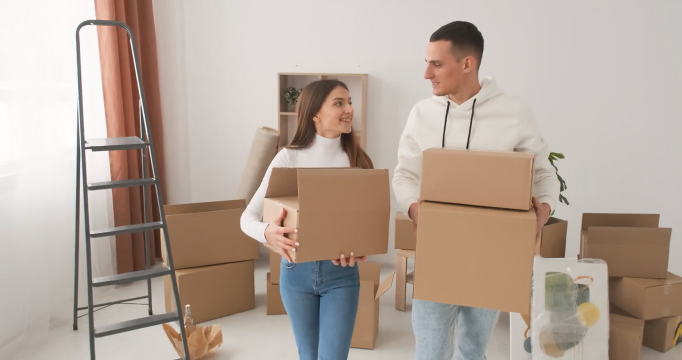
#> input picture frame 33 of dataset/moving_man.mp4, 1364 x 720 px (shown at 1/2 size)
$ python DBSCAN.py
#> lines starting #> are read from the running program, lines starting #| are printed output that depends on the picture
import cv2
import numpy as np
from sklearn.cluster import DBSCAN
from sklearn.linear_model import LinearRegression

def extract_spatio_temporal_features(frames):
    features = []
    for i in range(len(frames) - 1):
        frame1 = cv2.cvtColor(frames[i], cv2.COLOR_BGR2GRAY)
        frame2 = cv2.cvtColor(frames[i + 1], cv2.COLOR_BGR2GRAY)
        flow = cv2.calcOpticalFlowFarneback(frame1, frame2, None, 0.5, 3, 5, 3, 5, 1.2, 0)

        # Further reduce downsampling size
        flow_downsampled = cv2.resize(flow, (5, 5), interpolation=cv2.INTER_AREA)
        features.append(flow_downsampled)

    return np.array(features, dtype=np.float32)

# Load video from URL (you can replace it with your own video file)
video_path = 'moving_man.mp4'
cap = cv2.VideoCapture(video_path)

# Parameters
num_frames = 5
object_roi = None
eps = 1.5  # Epsilon for DBSCAN
min_samples = 3  # Minimum number of samples for DBSCAN
batch_size = 5

# Process video in batches
num_batches = num_frames // batch_size

# Train the linear regression model
linear_model = LinearRegression()

# Load HOG descriptor and SVM detector
hog = cv2.HOGDescriptor()
hog.setSVMDetector(cv2.HOGDescriptor_getDefaultPeopleDetector())

# Create a list to store concatenated frames for saving the final image
concatenated_frames_list = []

for batch in range(num_batches):
    frames = []
    for _ in range(batch_size):
        ret, frame = cap.read()
        if not ret:
            print("Error reading frame. Exiting...")
            break
        frames.append(cv2.resize(frame, (640, 480)))

    # Extract spatio-temporal features
    features = extract_spatio_temporal_features(frames)

    # Check if features are not empty and there are enough frames for training
    if len(frames) > 1 and features.size > 0:
        # Use DBSCAN for prediction
        dbscan = DBSCAN(eps=eps, min_samples=min_samples)
        predicted_labels = dbscan.fit_predict(features.reshape(features.shape[0], -1))

        # Train a linear regression model for further prediction
        X_train, y_train = features[:-1].reshape(-1, 5 * 5 * 2), features[1:].reshape(-1, 5 * 5 * 2)
        linear_model.fit(X_train, y_train)

    # Display the tracked object using DBSCAN and linear regression predictions
    for i in range(len(frames)):
        if i == len(frames) - 1:
            break

        # Get the label of the last frame using DBSCAN
        dbscan_label = predicted_labels[-1]

        # Convert the frame to grayscale
        gray_frame = cv2.cvtColor(frames[i], cv2.COLOR_BGR2GRAY)

        # Apply HOG detector to find people in the frame
        found, w = hog.detectMultiScale(gray_frame, winStride=(8, 8), padding=(16, 16), scale=1.05)

        # Draw rectangles around the detected objects
        for (x, y, w, h) in found:
            cv2.rectangle(frames[i], (x, y), (x + w, y + h), (0, 255, 0), 2)

        # Show side-by-side comparison of original and predicted frames
        comparison = np.concatenate((frames[i], frames[i + 1]), axis=1)
        cv2.imshow('Original vs Predicted', comparison)

        # Save the concatenated frames to the list
        concatenated_frames_list.append(comparison)

        if cv2.waitKey(30) & 0xFF == 27:  # Press 'Esc' to exit
            break

    # Release memory for the current batch
    del features
#> this loop made 1 pass
#> predicted_labels on pass 1: [-1, -1, -1, -1]
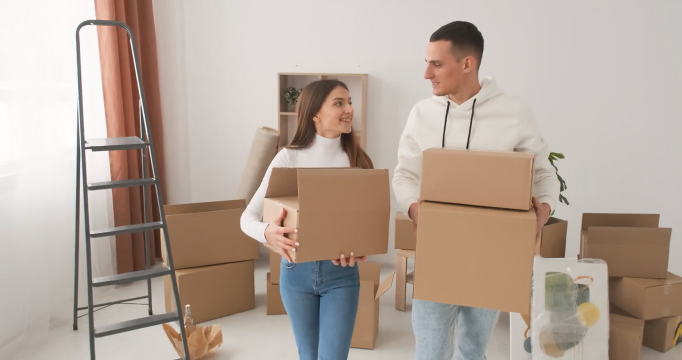
#> input picture frame 33 of dataset/moving_man.mp4, 1364 x 720 px (shown at 1/2 size)
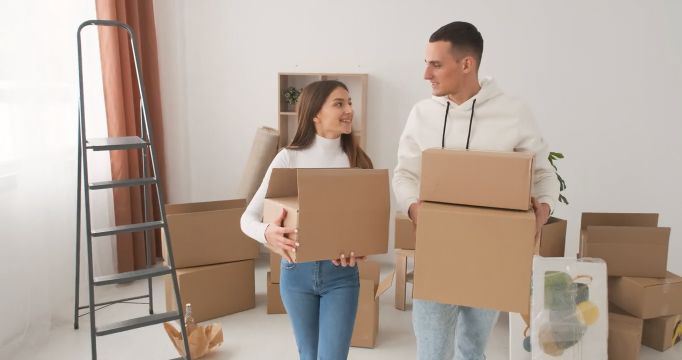
#> input picture frame 34 of dataset/moving_man.mp4, 1364 x 720 px (shown at 1/2 size)
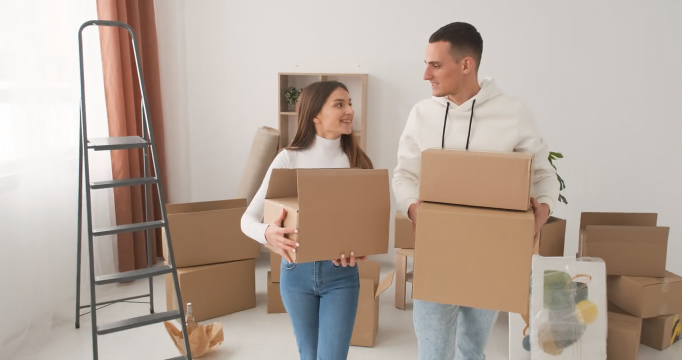
#> input picture frame 35 of dataset/moving_man.mp4, 1364 x 720 px (shown at 1/2 size)
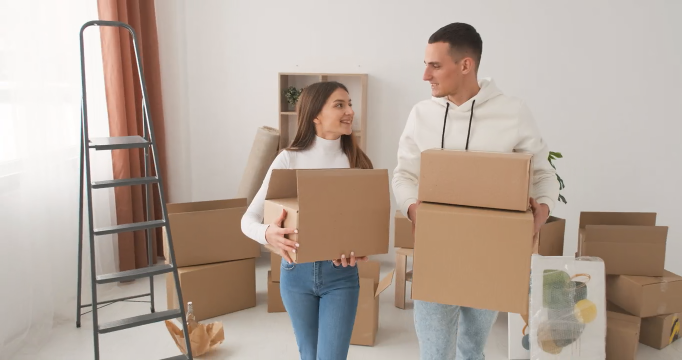
#> input picture frame 36 of dataset/moving_man.mp4, 1364 x 720 px (shown at 1/2 size)
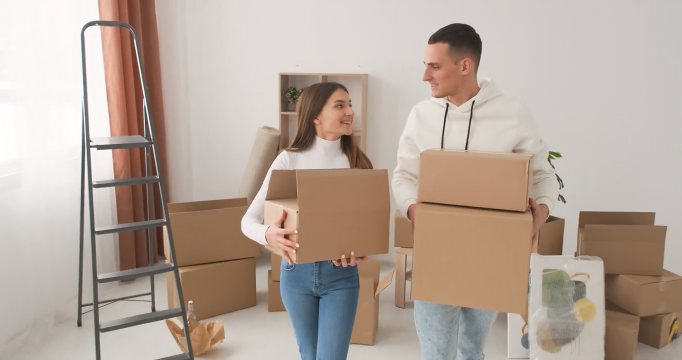
#> input picture frame 37 of dataset/moving_man.mp4, 1364 x 720 px (shown at 1/2 size)
#> pass 1, `cv2.imshow('Original vs Predicted', comparison)`:
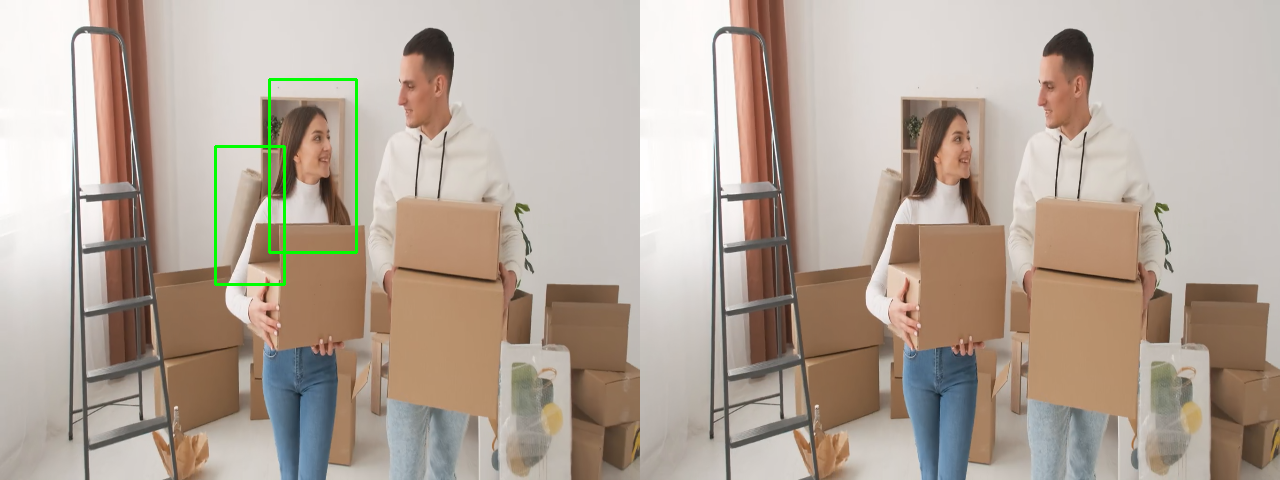
#> window 'Original vs Predicted': shape (480, 1280, 3); mean B, G, R 154.3, 166.5, 180.6
#> frame is the input picture: shape (720, 1364, 3); mean B, G, R 155.9, 166.9, 182.1
#> after the loop:
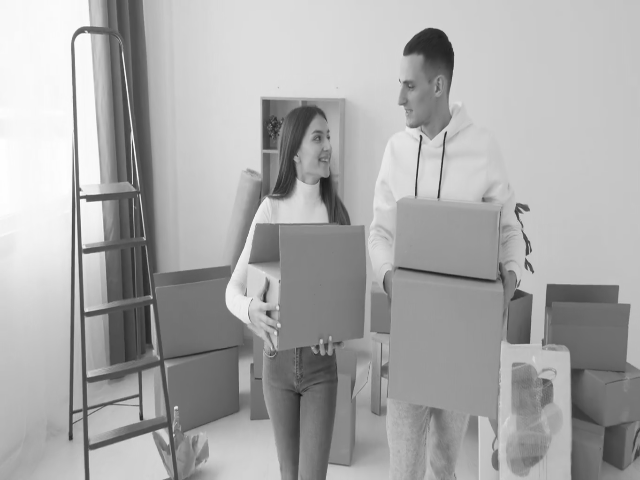
#> gray_frame: shape (480, 640); min 20, max 254, mean 169.2
#> after the loop, concatenated_frames_list = 1 item

# Release video capture
cap.release()
cv2.destroyAllWindows()

# Concatenate frames from the list vertically to create a single image
final_image = np.concatenate(concatenated_frames_list, axis=0)

# Save the final image
cv2.imwrite('original_vs_predicted_frames_dbscan.png', final_image)

$ run again, starting later in the video
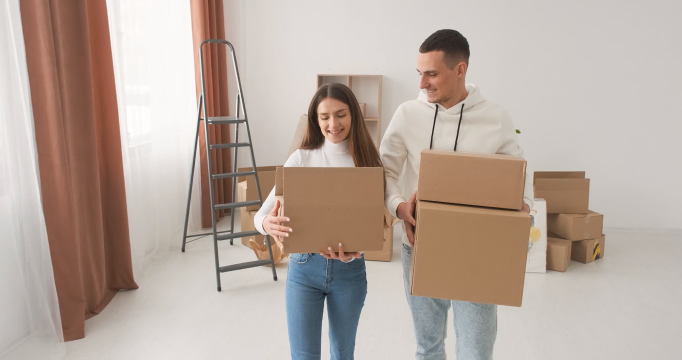
#> input picture frame 152 of dataset/moving_man.mp4, 1364 x 720 px (shown at 1/2 size)
#> the loop `for batch in range(num_batches):` made 1 pass
#> predicted_labels on pass 1: [0, 0, 0, -1]
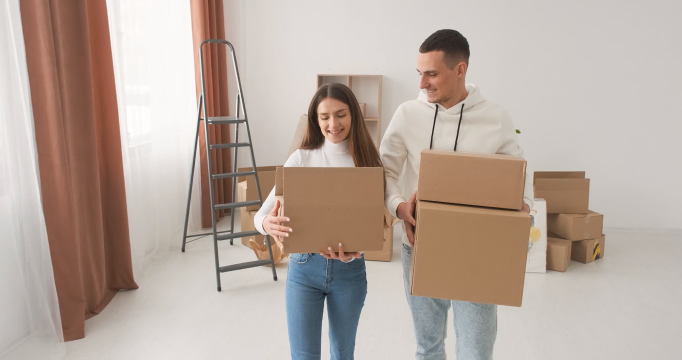
#> input picture frame 152 of dataset/moving_man.mp4, 1364 x 720 px (shown at 1/2 size)
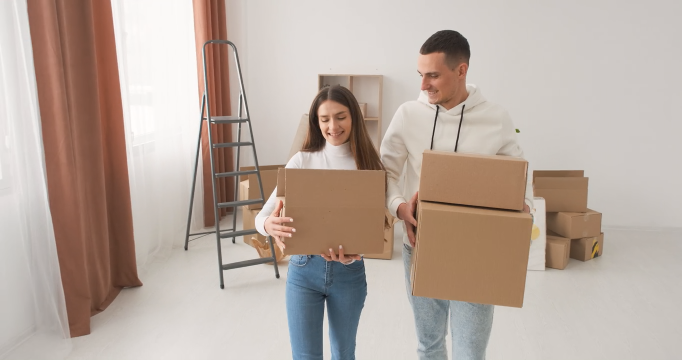
#> input picture frame 156 of dataset/moving_man.mp4, 1364 x 720 px (shown at 1/2 size)
#> frame is the input picture: shape (720, 1364, 3); mean B, G, R 159.5, 169, 184.4
#> after the loop `for batch in range(num_batches):`:
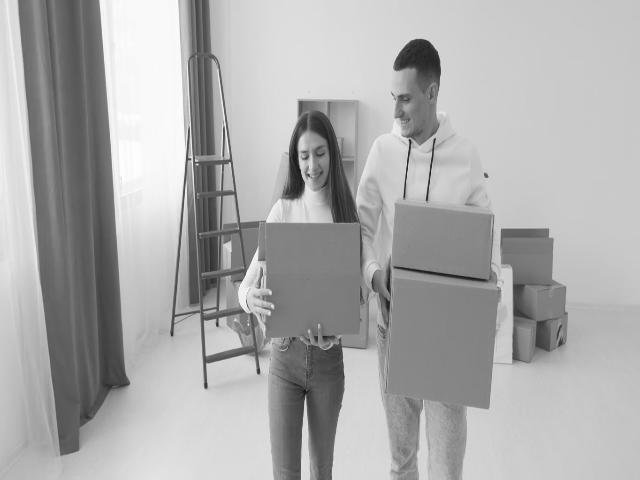
#> gray_frame: shape (480, 640); min 21, max 255, mean 171.6
#> after the loop `for batch in range(num_batches):`: concatenated_frames_list = 1 item

$ run again, starting later in the video
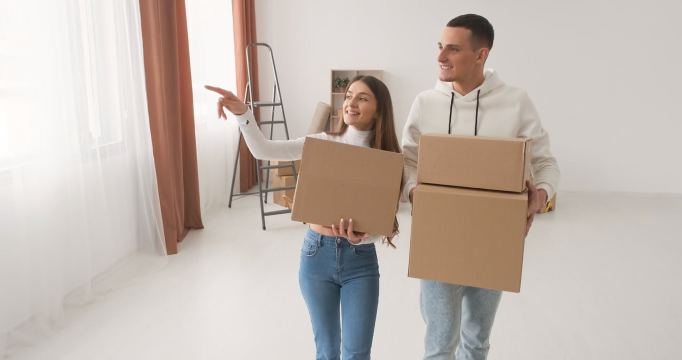
#> input picture frame 271 of dataset/moving_man.mp4, 1364 x 720 px (shown at 1/2 size)
#> the loop `for batch in range(num_batches):` made 1 pass
#> predicted_labels on pass 1: [0, -1, 0, 0]
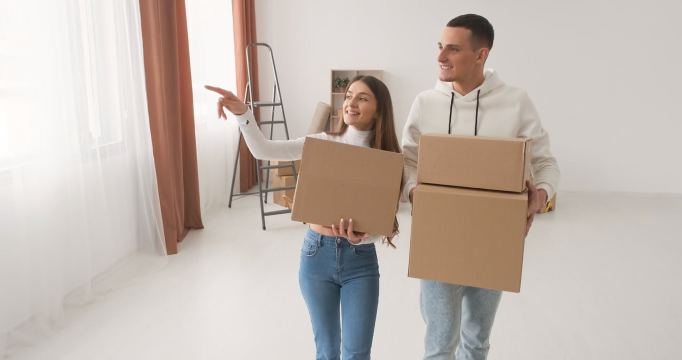
#> input picture frame 271 of dataset/moving_man.mp4, 1364 x 720 px (shown at 1/2 size)
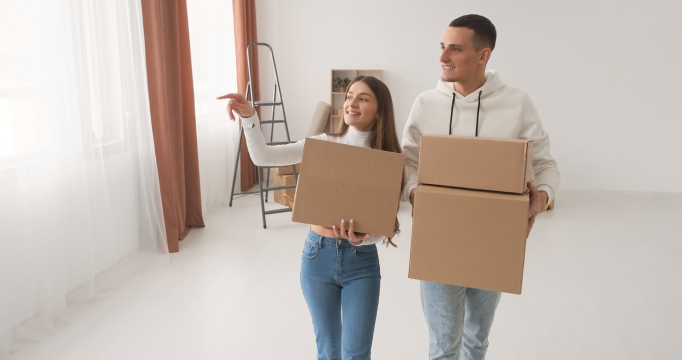
#> input picture frame 275 of dataset/moving_man.mp4, 1364 x 720 px (shown at 1/2 size)
#> frame is the input picture: shape (720, 1364, 3); mean B, G, R 177.6, 185.1, 196.2
#> after the loop `for batch in range(num_batches):`:
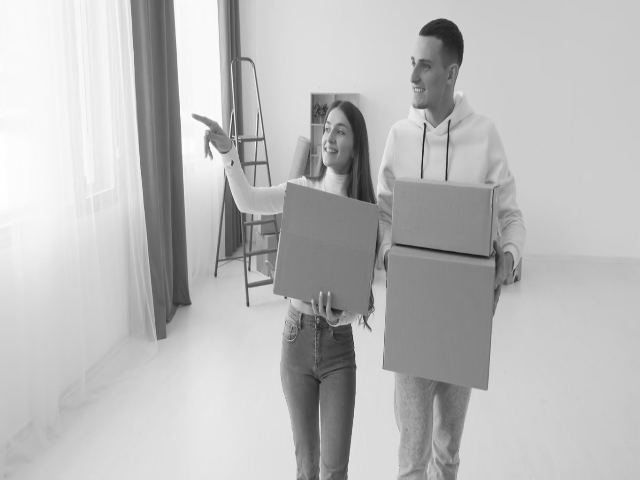
#> gray_frame: shape (480, 640); min 18, max 255, mean 187.1
#> after the loop `for batch in range(num_batches):`: concatenated_frames_list = 1 item
